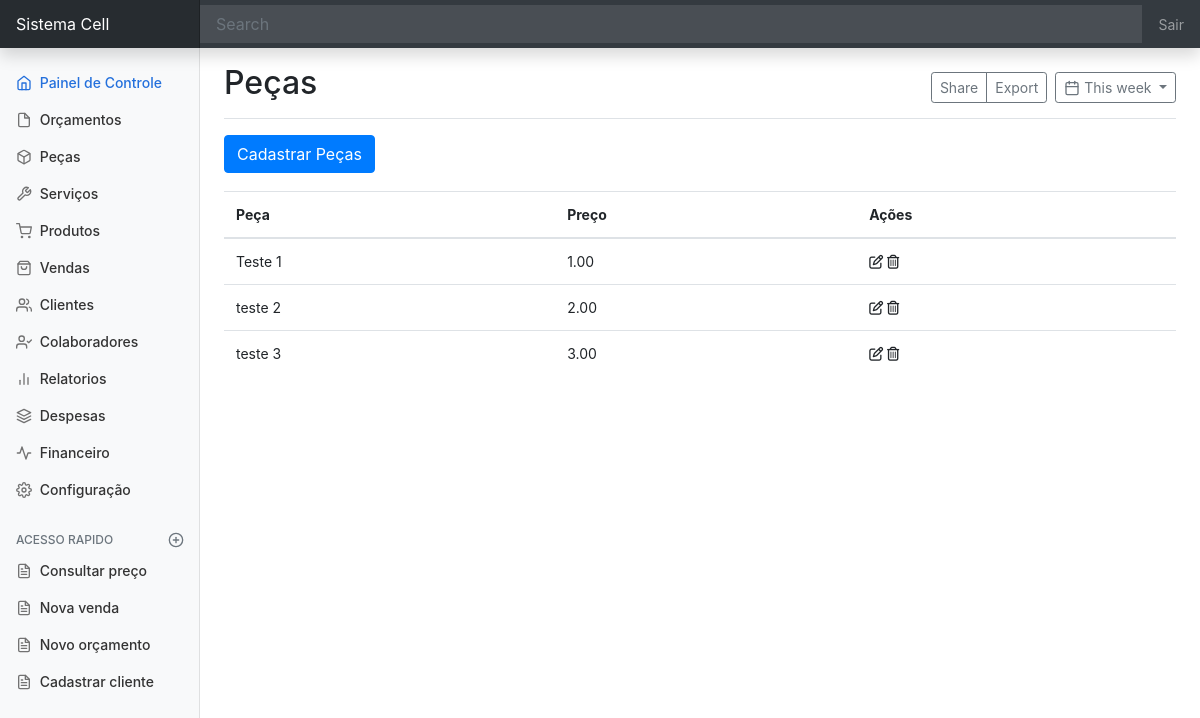
/pecas/, run on an earlier commit of the app's database.
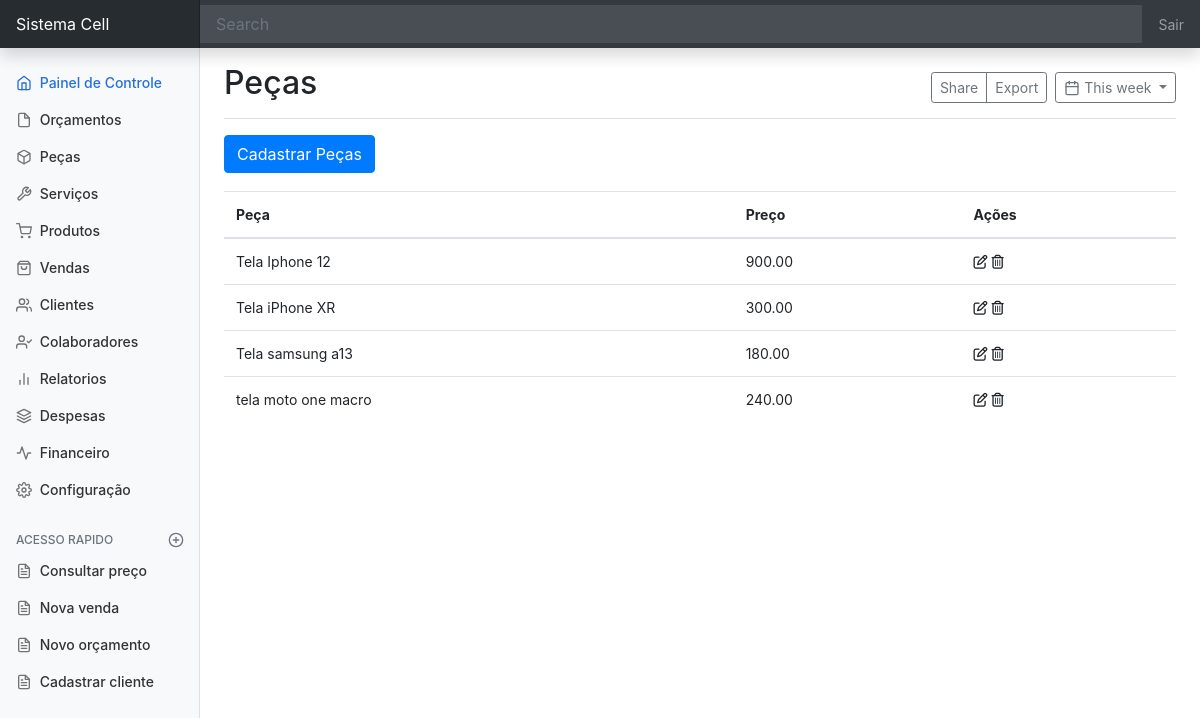
And on a later commit of the database.
### peca/models.py (models this page shows, shortened)
class Pecas(models.Model):
    nome_peca = models.CharField(max_length=99)
    preco_peca = models.DecimalField(max_digits=9, decimal_places=2)

### peca/views.py (the view)
# urls.py: path('pecas/', Peca.as_view(), name='pecas'),
class Peca(ListView):
    model = Pecas
    template_name = 'peca/pagina-inicial-pecas.html'

### peca/templates/peca/pagina-inicial-pecas.html (shortened to what this page needs)
{% extends 'dashboard/pagina-inicial.html' %}
{% block titulo %} Peças {% endblock titulo %}
{% block conteudo %}
<div>
    <a href=""
       class="btn btn-primary"
       data-toggle="modal"
       data-target="#staticBackdrop"
       hx-get="{% url 'cadastrar-peca' %}"
       hx-target="#recebe-conteudo-peca"
       hx-swap="innerHTML">Cadastrar Peças</a>
</div>
<div style="padding-top:18px">
    <table class="table">
        <thead>
        <tr>
            <th>Peça</th>
            <th>Preço</th>
            <th>Ações</th>
        </tr>
        </thead>
        <tbody id="peca-Tbody">
            {% include 'peca/tabela/tabela-peca.html' %}
        </tbody>
    </table>
</div>
{% endblock conteudo%}

### peca/templates/peca/tabela/linhas-tabela-peca.html
<tr id="trPeca{{ object.pk }}">
    <td> {{ object.nome_peca }} </td>
    <td> {{ object.preco_peca }} </td>
    <td><span
            data-toggle="modal"
            data-target="#staticBackdrop"
            hx-get="{% url 'editar-peca' object.pk %}"
            hx-target="#recebe-conteudo-peca">
        <i class="fa-regular fa-pen-to-square"></i>
    </span>
        <span
            hx-get="{% url 'apagar-peca' object.pk %}"
            hx-confirm="Deseja mesmo Apagar {{ object.nome_peca }} ?"
            hx-target="closest tr"
            hx-swap="outerHTML swap:300ms">
                <i class="fa-regular fa-trash-can"></i>
        </span>
    </td>
</tr>

What changed in the data, as far as the page shows it:
changed Pecas: nome_peca "Teste 1" → "Tela Iphone 12"; preco_peca "1.00" → "900.00"
changed Pecas: nome_peca "teste 2" → "Tela iPhone XR"; preco_peca "2.00" → "300.00"
changed Pecas: nome_peca "teste 3" → "Tela samsung a13"; preco_peca "3.00" → "180.00"
added Pecas: nome_peca "tela moto one macro", preco_peca "240.00"
